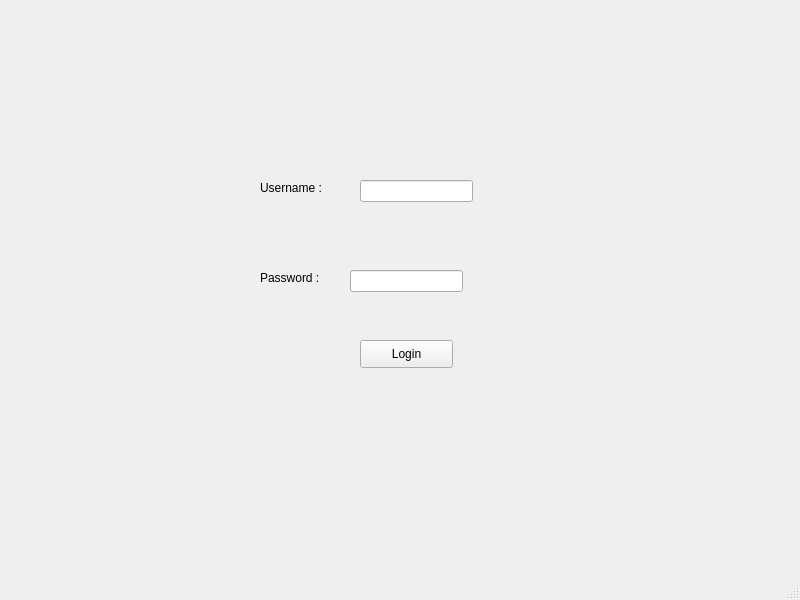
<?xml version="1.0" encoding="UTF-8"?>
<ui version="4.0">
 <class>loginmaha</class>
 <widget class="QMainWindow" name="loginmaha">
  <property name="geometry">
   <rect>
    <x>0</x>
    <y>0</y>
    <width>800</width>
    <height>600</height>
   </rect>
  </property>
  <property name="windowTitle">
   <string>MainWindow</string>
  </property>
  <widget class="QWidget" name="centralwidget">
   <widget class="QLineEdit" name="password">
    <property name="geometry">
     <rect>
      <x>350</x>
      <y>270</y>
      <width>113</width>
      <height>22</height>
     </rect>
    </property>
   </widget>
   <widget class="QLabel" name="label">
    <property name="geometry">
     <rect>
      <x>260</x>
      <y>180</y>
      <width>81</width>
      <height>16</height>
     </rect>
    </property>
    <property name="text">
     <string>Username : </string>
    </property>
   </widget>
   <widget class="QPushButton" name="pb_login">
    <property name="geometry">
     <rect>
      <x>360</x>
      <y>340</y>
      <width>93</width>
      <height>28</height>
     </rect>
    </property>
    <property name="text">
     <string>Login</string>
    </property>
   </widget>
   <widget class="QLineEdit" name="username">
    <property name="geometry">
     <rect>
      <x>360</x>
      <y>180</y>
      <width>113</width>
      <height>22</height>
     </rect>
    </property>
   </widget>
   <widget class="QLabel" name="label_2">
    <property name="geometry">
     <rect>
      <x>260</x>
      <y>270</y>
      <width>81</width>
      <height>16</height>
     </rect>
    </property>
    <property name="text">
     <string>Password :</string>
    </property>
   </widget>
  </widget>
  <widget class="QMenuBar" name="menubar">
   <property name="geometry">
    <rect>
     <x>0</x>
     <y>0</y>
     <width>800</width>
     <height>26</height>
    </rect>
   </property>
  </widget>
  <widget class="QStatusBar" name="statusbar"/>
 </widget>
 <resources/>
 <connections/>
</ui>
